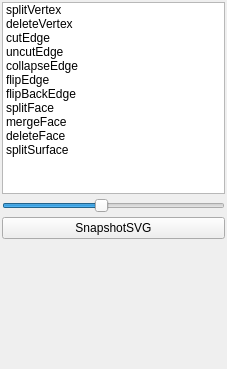
<?xml version="1.0" encoding="UTF-8"?>
<ui version="4.0">
 <class>DockWidget</class>
 <widget class="QDockWidget" name="DockWidget">
  <property name="geometry">
   <rect>
    <x>0</x>
    <y>0</y>
    <width>227</width>
    <height>369</height>
   </rect>
  </property>
  <property name="minimumSize">
   <size>
    <width>150</width>
    <height>250</height>
   </size>
  </property>
  <property name="windowTitle">
   <string>Interface</string>
  </property>
  <widget class="QWidget" name="dockWidgetContents">
   <property name="enabled">
    <bool>true</bool>
   </property>
   <property name="sizePolicy">
    <sizepolicy hsizetype="Preferred" vsizetype="Preferred">
     <horstretch>0</horstretch>
     <verstretch>0</verstretch>
    </sizepolicy>
   </property>
   <property name="minimumSize">
    <size>
     <width>150</width>
     <height>200</height>
    </size>
   </property>
   <layout class="QGridLayout" name="gridLayout">
    <property name="leftMargin">
     <number>2</number>
    </property>
    <property name="topMargin">
     <number>2</number>
    </property>
    <property name="rightMargin">
     <number>2</number>
    </property>
    <property name="bottomMargin">
     <number>2</number>
    </property>
    <property name="spacing">
     <number>4</number>
    </property>
    <item row="0" column="0">
     <layout class="QVBoxLayout" name="verticalLayout">
      <item>
       <widget class="QListWidget" name="listOper">
        <property name="focusPolicy">
         <enum>Qt::NoFocus</enum>
        </property>
        <item>
         <property name="text">
          <string>splitVertex</string>
         </property>
        </item>
        <item>
         <property name="text">
          <string>deleteVertex</string>
         </property>
        </item>
        <item>
         <property name="text">
          <string>cutEdge</string>
         </property>
        </item>
        <item>
         <property name="text">
          <string>uncutEdge</string>
         </property>
        </item>
        <item>
         <property name="text">
          <string>collapseEdge</string>
         </property>
        </item>
        <item>
         <property name="text">
          <string>flipEdge</string>
         </property>
        </item>
        <item>
         <property name="text">
          <string>flipBackEdge</string>
         </property>
        </item>
        <item>
         <property name="text">
          <string>splitFace</string>
         </property>
        </item>
        <item>
         <property name="text">
          <string>mergeFace</string>
         </property>
        </item>
        <item>
         <property name="text">
          <string>deleteFace</string>
         </property>
        </item>
        <item>
         <property name="text">
          <string>splitSurface</string>
         </property>
        </item>
       </widget>
      </item>
      <item>
       <widget class="QSlider" name="widthSlider">
        <property name="minimum">
         <number>1</number>
        </property>
        <property name="maximum">
         <number>10</number>
        </property>
        <property name="value">
         <number>5</number>
        </property>
        <property name="orientation">
         <enum>Qt::Horizontal</enum>
        </property>
       </widget>
      </item>
      <item>
       <widget class="QPushButton" name="svg">
        <property name="text">
         <string>SnapshotSVG</string>
        </property>
       </widget>
      </item>
      <item>
       <spacer name="verticalSpacer">
        <property name="orientation">
         <enum>Qt::Vertical</enum>
        </property>
        <property name="sizeHint" stdset="0">
         <size>
          <width>20</width>
          <height>40</height>
         </size>
        </property>
       </spacer>
      </item>
     </layout>
    </item>
   </layout>
  </widget>
 </widget>
 <resources/>
 <connections/>
</ui>
